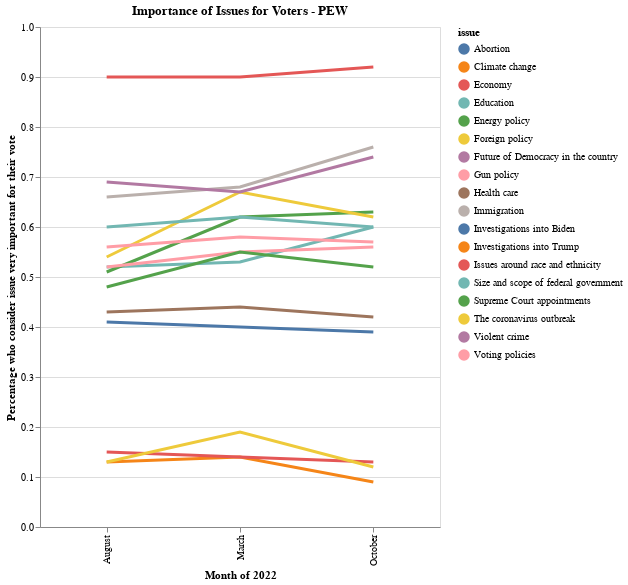

Notebook cell for this chart:
### Code cell
generateLineChartP21(changedata)

### Figure 1 — Vega-Lite specification as saved in the notebook (floating-point values rounded to 4 significant figures)
{"config": {"view": {"continuousWidth": 400, "continuousHeight": 300}}, "layer": [{"mark": "circle", "encoding": {"color": {"field": "issue", "type": "nominal"}, "opacity": {"value": 0}, "tooltip": [{"field": "issue", "type": "nominal"}, {"field": "variable", "type": "nominal"}, {"field": "value", "type": "quantitative"}], "x": {"field": "variable", "title": "Month of 2022", "type": "nominal"}, "y": {"field": "value", "title": "Percentage who consider issue very important for their vote", "type": "quantitative"}}, "selection": {"selector028": {"type": "single", "on": "mouseover", "fields": ["issue"], "nearest": true}, "selector027": {"type": "single", "fields": ["party"], "init": {"party": "Republicans"}, "bind": {"input": "select", "options": ["Republicans", "Democrats"], "name": "party"}}}}, {"mark": "line", "encoding": {"color": {"field": "issue", "type": "nominal"}, "size": {"condition": {"value": 3, "selection": "selector028"}, "value": 1}, "tooltip": [{"field": "issue", "type": "nominal"}, {"field": "variable", "type": "nominal"}, {"field": "value", "type": "quantitative"}], "x": {"field": "variable", "title": "Month of 2022", "type": "nominal"}, "y": {"field": "value", "title": "Percentage who consider issue very important for their vote", "type": "quantitative"}}}], "data": {"name": "data-39697da8aaac868e086f4bbe7da2896a"}, "height": 500, "title": "Importance of Issues for Voters - PEW", "transform": [{"filter": {"selection": "selector027"}}], "width": 400, "$schema": "https://vega.github.io/schema/vega-lite/v4.17.0.json", "datasets": {"data-39697da8aaac868e086f4bbe7da2896a": [{"party": "Republicans", "issue": "Abortion", "variable": "March", "value": 0.4}, {"party": "Democrats", "issue": "Abortion", "variable": "March", "value": 0.46}, {"party": "Republicans", "issue": "Climate change", "variable": "March", "value": 0.14}, {"party": "Democrats", "issue": "Climate change", "variable": "March", "value": 0.64}, {"party": "Republicans", "issue": "Economy", "variable": "March", "value": 0.9}, {"party": "Democrats", "issue": "Economy", "variable": "March", "value": 0.68}, {"party": "Republicans", "issue": "Education", "variable": "March", "value": 0.53}, {"party": "Democrats", "issue": "Education", "variable": "March", "value": 0.66}, {"party": "Republicans", "issue": "Energy policy", "variable": "March", "value": 0.62}, {"party": "Democrats", "issue": "Energy policy", "variable": "March", "value": 0.58}, {"party": "Democrats", "issue": "Foreign policy", "variable": "March", "value": 0.53}, {"party": "Republicans", "issue": "Foreign policy", "variable": "March", "value": 0.67}, {"party": "Republicans", "issue": "Future of Democracy in the country", "variable": "March", "value": null}, {"party": "Democrats", "issue": "Future of Democracy in the country", "variable": "March", "value": null}, {"party": "Republicans", "issue": "Gun policy", "variable": "March", "value": 0.55}, {"party": "Democrats", "issue": "Gun policy", "variable": "March", "value": 0.54}, {"party": "Republicans", "issue": "Health care", "variable": "March", "value": 0.44}, {"party": "Democrats", "issue": "Health care", "variable": "March", "value": 0.74}, {"party": "Republicans", "issue": "Immigration", "variable": "March", "value": 0.68}, {"party": "Democrats", "issue": "Immigration", "variable": "March", "value": 0.34}, {"party": "Republicans", "issue": "Investigations into Biden", "variable": "March", "value": null}, {"party": "Democrats", "issue": "Investigations into Biden", "variable": "March", "value": null}, {"party": "Republicans", "issue": "Investigations into Trump", "variable": "March", "value": null}, {"party": "Democrats", "issue": "Investigations into Trump", "variable": "March", "value": null}, {"party": "Democrats", "issue": "Issues around race and ethnicity", "variable": "March", "value": 0.54}, {"party": "Republicans", "issue": "Issues around race and ethnicity", "variable": "March", "value": 0.14}, {"party": "Republicans", "issue": "Size and scope of federal government", "variable": "March", "value": 0.62}, {"party": "Democrats", "issue": "Size and scope of federal government", "variable": "March", "value": 0.26}, {"party": "Democrats", "issue": "Supreme Court appointments", "variable": "March", "value": 0.59}, {"party": "Republicans", "issue": "Supreme Court appointments", "variable": "March", "value": 0.55}, {"party": "Republicans", "issue": "The coronavirus outbreak", "variable": "March", "value": 0.19}, {"party": "Democrats", "issue": "The coronavirus outbreak", "variable": "March", "value": 0.46}, {"party": "Democrats", "issue": "Violent crime", "variable": "March", "value": 0.47}, {"party": "Republicans", "issue": "Violent crime", "variable": "March", "value": 0.67}, {"party": "Republicans", "issue": "Voting policies", "variable": "March", "value": 0.58}, {"party": "Democrats", "issue": "Voting policies", "variable": "March", "value": 0.66}, {"party": "Republicans", "issue": "Abortion", "variable": "August", "value": 0.41}, {"party": "Democrats", "issue": "Abortion", "variable": "August", "value": 0.71}, {"party": "Republicans", "issue": "Climate change", "variable": "August", "value": 0.13}, {"party": "Democrats", "issue": "Climate change", "variable": "August", "value": 0.66}, {"party": "Republicans", "issue": "Economy", "variable": "August", "value": 0.9}, {"party": "Democrats", "issue": "Economy", "variable": "August", "value": 0.67}, {"party": "Republicans", "issue": "Education", "variable": "August", "value": 0.52}, {"party": "Democrats", "issue": "Education", "variable": "August", "value": 0.64}, {"party": "Republicans", "issue": "Energy policy", "variable": "August", "value": 0.51}, {"party": "Democrats", "issue": "Energy policy", "variable": "August", "value": 0.56}, {"party": "Democrats", "issue": "Foreign policy", "variable": "August", "value": 0.37}, {"party": "Republicans", "issue": "Foreign policy", "variable": "August", "value": 0.54}, {"party": "Republicans", "issue": "Future of Democracy in the country", "variable": "August", "value": null}, {"party": "Democrats", "issue": "Future of Democracy in the country", "variable": "August", "value": null}, {"party": "Republicans", "issue": "Gun policy", "variable": "August", "value": 0.52}, {"party": "Democrats", "issue": "Gun policy", "variable": "August", "value": 0.71}, {"party": "Republicans", "issue": "Health care", "variable": "August", "value": 0.43}, {"party": "Democrats", "issue": "Health care", "variable": "August", "value": 0.77}, {"party": "Republicans", "issue": "Immigration", "variable": "August", "value": 0.66}, {"party": "Democrats", "issue": "Immigration", "variable": "August", "value": 0.31}, {"party": "Republicans", "issue": "Investigations into Biden", "variable": "August", "value": null}, {"party": "Democrats", "issue": "Investigations into Biden", "variable": "August", "value": null}, {"party": "Republicans", "issue": "Investigations into Trump", "variable": "August", "value": null}, {"party": "Democrats", "issue": "Investigations into Trump", "variable": "August", "value": null}, {"party": "Democrats", "issue": "Issues around race and ethnicity", "variable": "August", "value": 0.54}, {"party": "Republicans", "issue": "Issues around race and ethnicity", "variable": "August", "value": 0.15}, {"party": "Republicans", "issue": "Size and scope of federal government", "variable": "August", "value": 0.6}, {"party": "Democrats", "issue": "Size and scope of federal government", "variable": "August", "value": 0.24}, {"party": "Democrats", "issue": "Supreme Court appointments", "variable": "August", "value": 0.69}, {"party": "Republicans", "issue": "Supreme Court appointments", "variable": "August", "value": 0.48}, {"party": "Republicans", "issue": "The coronavirus outbreak", "variable": "August", "value": 0.13}, {"party": "Democrats", "issue": "The coronavirus outbreak", "variable": "August", "value": 0.41}, {"party": "Democrats", "issue": "Violent crime", "variable": "August", "value": 0.52}, {"party": "Republicans", "issue": "Violent crime", "variable": "August", "value": 0.69}, {"party": "Republicans", "issue": "Voting policies", "variable": "August", "value": 0.56}, {"party": "Democrats", "issue": "Voting policies", "variable": "August", "value": 0.64}, {"party": "Republicans", "issue": "Abortion", "variable": "October", "value": 0.39}, {"party": "Democrats", "issue": "Abortion", "variable": "October", "value": 0.75}, {"party": "Republicans", "issue": "Climate change", "variable": "October", "value": 0.09}, {"party": "Democrats", "issue": "Climate change", "variable": "October", "value": 0.68}, {"party": "Republicans", "issue": "Economy", "variable": "October", "value": 0.92}, {"party": "Democrats", "issue": "Economy", "variable": "October", "value": 0.65}, {"party": "Republicans", "issue": "Education", "variable": "October", "value": 0.6}, {"party": "Democrats", "issue": "Education", "variable": "October", "value": 0.66}, {"party": "Republicans", "issue": "Energy policy", "variable": "October", "value": 0.63}, {"party": "Democrats", "issue": "Energy policy", "variable": "October", "value": 0.63}, {"party": "Democrats", "issue": "Foreign policy", "variable": "October", "value": 0.49}, {"party": "Republicans", "issue": "Foreign policy", "variable": "October", "value": 0.62}, {"party": "Republicans", "issue": "Future of Democracy in the country", "variable": "October", "value": 0.7}, {"party": "Democrats", "issue": "Future of Democracy in the country", "variable": "October", "value": 0.8}, {"party": "Republicans", "issue": "Gun policy", "variable": "October", "value": 0.56}, {"party": "Democrats", "issue": "Gun policy", "variable": "October", "value": 0.62}, {"party": "Republicans", "issue": "Health care", "variable": "October", "value": 0.42}, {"party": "Democrats", "issue": "Health care", "variable": "October", "value": 0.79}, {"party": "Republicans", "issue": "Immigration", "variable": "October", "value": 0.76}, {"party": "Democrats", "issue": "Immigration", "variable": "October", "value": 0.36}, {"party": "Republicans", "issue": "Investigations into Biden", "variable": "October", "value": 0.55}, {"party": "Democrats", "issue": "Investigations into Biden", "variable": "October", "value": 0.07}, {"party": "Republicans", "issue": "Investigations into Trump", "variable": "October", "value": 0.07}, {"party": "Democrats", "issue": "Investigations into Trump", "variable": "October", "value": 0.56}, {"party": "Democrats", "issue": "Issues around race and ethnicity", "variable": "October", "value": 0.52}, {"party": "Republicans", "issue": "Issues around race and ethnicity", "variable": "October", "value": 0.13}, {"party": "Republicans", "issue": "Size and scope of federal government", "variable": "October", "value": 0.6}, {"party": "Democrats", "issue": "Size and scope of federal government", "variable": "October", "value": 0.26}, {"party": "Democrats", "issue": "Supreme Court appointments", "variable": "October", "value": 0.69}, {"party": "Republicans", "issue": "Supreme Court appointments", "variable": "October", "value": 0.52}, {"party": "Republicans", "issue": "The coronavirus outbreak", "variable": "October", "value": 0.12}, {"party": "Democrats", "issue": "The coronavirus outbreak", "variable": "October", "value": 0.32}, {"party": "Democrats", "issue": "Violent crime", "variable": "October", "value": 0.45}, {"party": "Republicans", "issue": "Violent crime", "variable": "October", "value": 0.74}, {"party": "Republicans", "issue": "Voting policies", "variable": "October", "value": 0.57}, {"party": "Democrats", "issue": "Voting policies", "variable": "October", "value": 0.64}]}}
